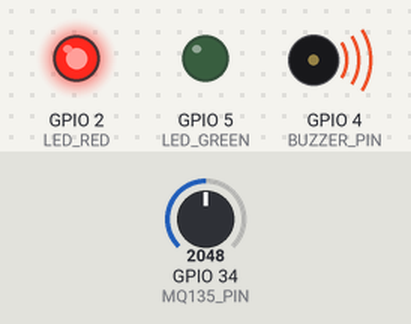
The sketch below on a simulated ESP32. On the bench: output pins drawn as LEDs (lit = HIGH), buzzer (waves = sounding, pin HIGH). The inputs (shaded band) are chosen by the test bench; at power-on: GPIO 34 (MQ135_PIN) = 2048. WiFi joins after 1.5 s; servers stay silent unless stated; no MQTT or app messages arrive unless stated; what the sketch prints to the serial monitor is not drawn.

Above: at 2.7 s.
2.8 s: GPIO 34 (MQ135_PIN) set to 1291
6.6 s: GPIO 34 (MQ135_PIN) set to 1209
At 8.7 s:
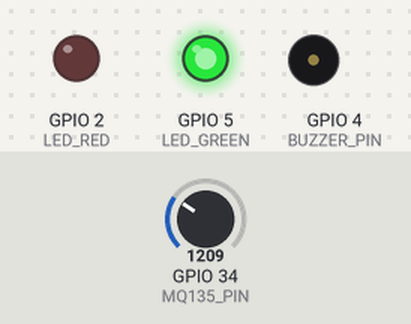
10.4 s: GPIO 34 (MQ135_PIN) set to 2047
At 11.0 s:
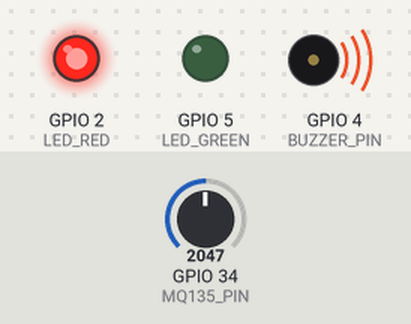
14.2 s: GPIO 34 (MQ135_PIN) set to 1228
At 16.8 s:
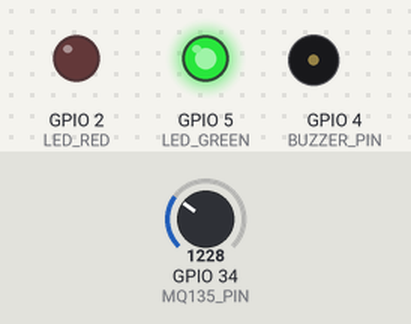
Timing chart, 0 to 18.3 s (numbered marks = the images above; inputs shaded):
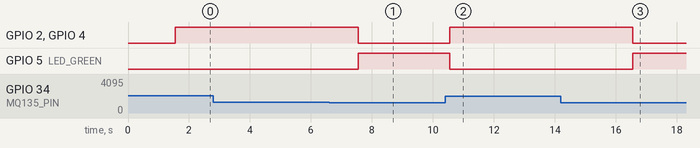

Measured:
- the behaviour switches between 1237 and 1236 on GPIO 34 (MQ135_PIN) (found by bisection; images 0 and 1)
- after the input at 2.8 s, every drawn part: stays the same
- after the input at 6.6 s, GPIO 2 (LED_RED), GPIO 4 (BUZZER_PIN): HIGH → LOW after 0.96 s; GPIO 5 (LED_GREEN): LOW → HIGH after 0.96 s
- after the input at 10.4 s, GPIO 2 (LED_RED), GPIO 4 (BUZZER_PIN): LOW → HIGH after 0.16 s; GPIO 5 (LED_GREEN): HIGH → LOW after 0.16 s
- after the input at 14.2 s, GPIO 2 (LED_RED), GPIO 4 (BUZZER_PIN): HIGH → LOW after 2.4 s; GPIO 5 (LED_GREEN): LOW → HIGH after 2.4 s

The sketch:

QualidadeAr.ino
```cpp
#include <WiFi.h>
#include <PubSubClient.h>

// Config Wi-Fi
const char* ssid = "Wokwi-GUEST";
const char* password = "";

// Config MQTT
const char* mqtt_server = "test.mosquitto.org";
WiFiClient espClient;
PubSubClient client(espClient);

// Pinos
#define MQ135_PIN 34   // Potenciômetro simula o MQ-135
#define LED_RED 2      // LED vermelho (ar ruim)
#define LED_GREEN 5    // LED verde (ar bom)
#define BUZZER_PIN 4   // Buzzer

int valorSensor = 0;

void setup() {
  Serial.begin(115200);
  pinMode(LED_RED, OUTPUT);
  pinMode(LED_GREEN, OUTPUT);
  pinMode(BUZZER_PIN, OUTPUT);

  // Conectar WiFi
  WiFi.begin(ssid, password);
  while (WiFi.status() != WL_CONNECTED) {
    delay(500);
    Serial.print(".");
  }
  Serial.println("\nWiFi conectado!");

  // Conectar MQTT
  client.setServer(mqtt_server, 1883);
  while (!client.connected()) {
    if (client.connect("ESP32_QualidadeAr")) {
      Serial.println("Conectado ao MQTT!");
    } else {
      delay(2000);
    }
  }
}

void loop() {
  valorSensor = analogRead(MQ135_PIN);
  int qualidadeAr = map(valorSensor, 0, 4095, 0, 500); // escala ppm simulada

  // Publica no broker
  char msg[50];
  sprintf(msg, "Qualidade do Ar: %d ppm", qualidadeAr);
  client.publish("saude/ar", msg);
  Serial.println(msg);

  // Se a qualidade for ruim
  if (qualidadeAr > 150) {
    digitalWrite(LED_RED, HIGH); // Ar ruim → LED vermelho aceso
    digitalWrite(BUZZER_PIN, HIGH); // Ar ruim → Buzzer aciona
    digitalWrite(LED_GREEN, LOW);
    client.publish("saude/alerta", "⚠️ ALERTA: Qualidade do ar ruim!");
  } else {
    digitalWrite(LED_RED, LOW);
    digitalWrite(BUZZER_PIN, LOW);
    digitalWrite(LED_GREEN, HIGH); // Ar bom → LED verde aceso
  }

  delay(3000);
}
```
